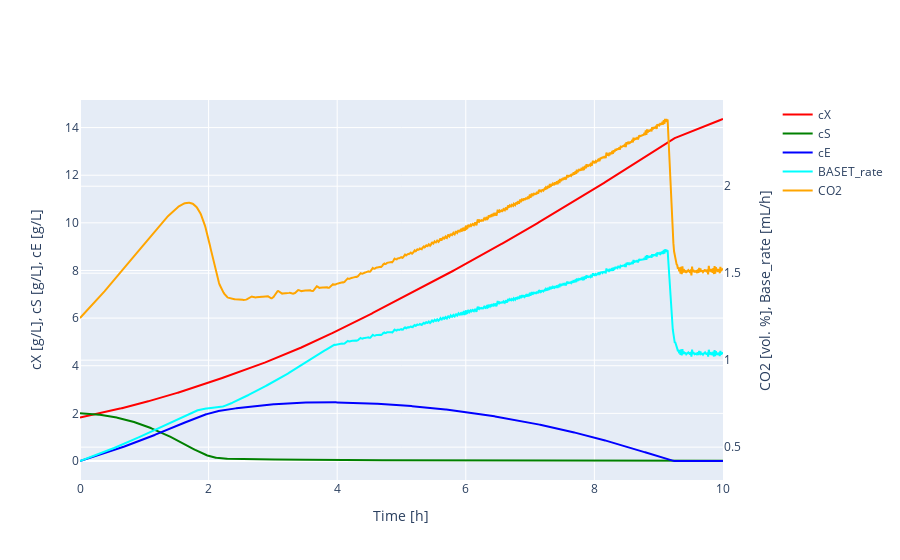

The notebook cell saved with this chart:
### Markdown cell above
It is also possible to give  a random number of keyword arguments for the Integrator `scipy.integrate.solve_ivp`. For example changing numerical parameters like the `method` (the default `method` is "Radau") or `max_step` or the relative tolerance `rtol`.

### Code cell
simulated_data = y.simulate(Exp_real, t_grid= t_grid, method = "RK45", max_step = 1, rtol = 0.01)   #random key word arguments for scipy.integrate.solve_ivp: rtol or max_step
visualize(simulated_data, mode_1= "lines").show()

### Figure 1 — Plotly figure (JSON) as saved in the notebook; plotly's stock layout.template omitted (floating-point values rounded to 4 significant figures; data arrays with more than 128 entries replaced by an {"elided": "..."} marker saying what was removed)
{"data": [{"marker": {"color": "red", "size": 5, "symbol": "x"}, "mode": "lines", "name": "cX", "type": "scatter", "x": {"elided": "1000 float values"}, "xaxis": "x", "y": {"elided": "1000 float values"}, "yaxis": "y"}, {"marker": {"color": "green", "size": 5, "symbol": "x"}, "mode": "lines", "name": "cS", "type": "scatter", "x": {"elided": "1000 float values"}, "xaxis": "x", "y": {"elided": "1000 float values"}, "yaxis": "y"}, {"marker": {"color": "blue", "size": 5, "symbol": "x"}, "mode": "lines", "name": "cE", "type": "scatter", "x": {"elided": "1000 float values"}, "xaxis": "x", "y": {"elided": "1000 float values"}, "yaxis": "y"}, {"marker": {"color": "cyan", "size": 5, "symbol": "x"}, "mode": "lines", "name": "BASET_rate", "type": "scatter", "x": {"elided": "1000 float values"}, "xaxis": "x", "y": {"elided": "1000 float values"}, "yaxis": "y2"}, {"marker": {"color": "orange", "size": 5, "symbol": "x"}, "mode": "lines", "name": "CO2", "type": "scatter", "x": {"elided": "1000 float values"}, "xaxis": "x", "y": {"elided": "1000 float values"}, "yaxis": "y2"}], "layout": {"xaxis": {"anchor": "y", "domain": [0, 0.94], "title": {"text": "Time [h]"}}, "yaxis": {"anchor": "x", "domain": [0, 1], "title": {"standoff": 20, "text": "cX [g/L], cS [g/L], cE [g/L]"}, "type": "linear"}, "yaxis2": {"anchor": "x", "overlaying": "y", "side": "right", "title": {"standoff": 20, "text": "CO2 [vol. %], Base_rate [mL/h]"}, "type": "linear"}}}
